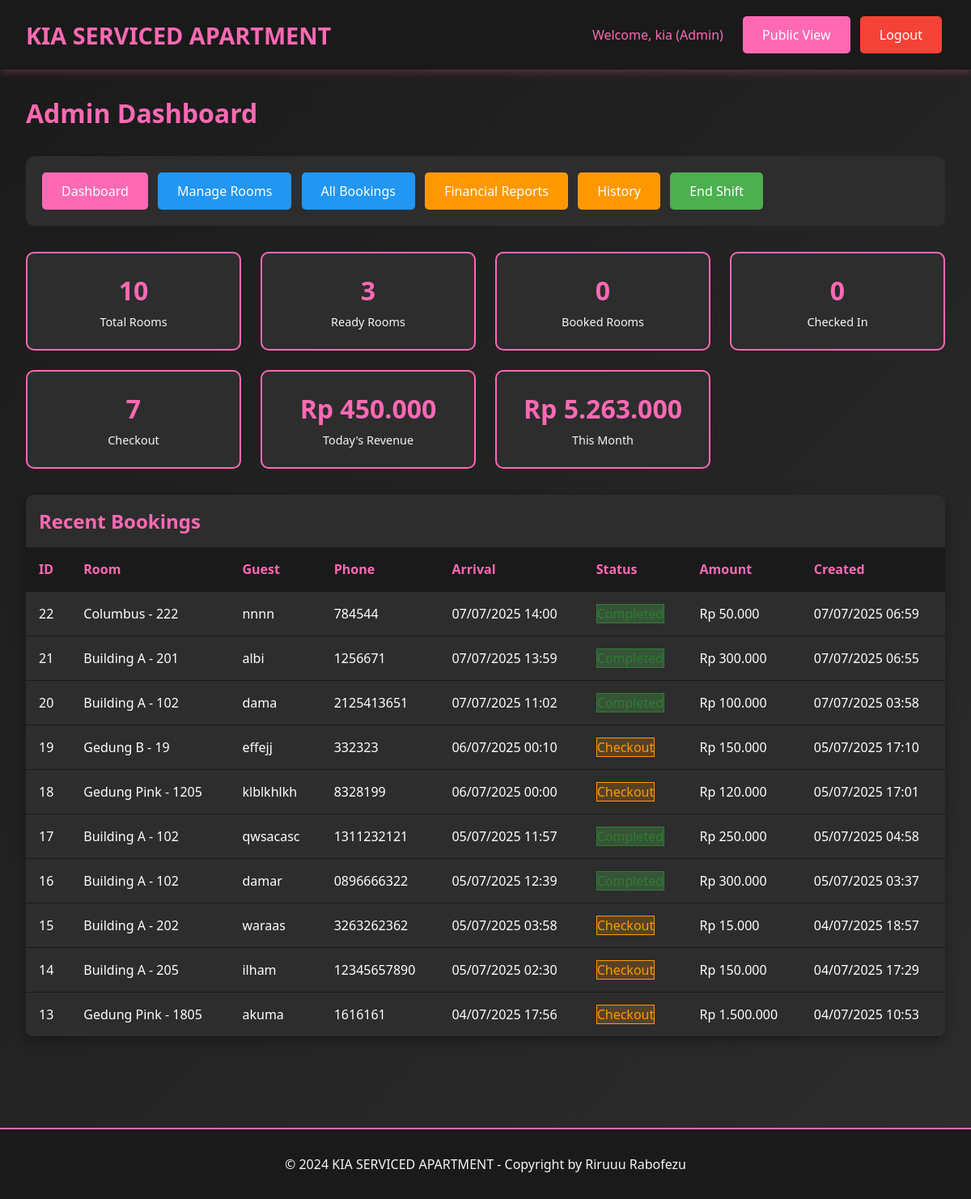
Page /admin/dashboard.php (signed in) on the earlier database version.
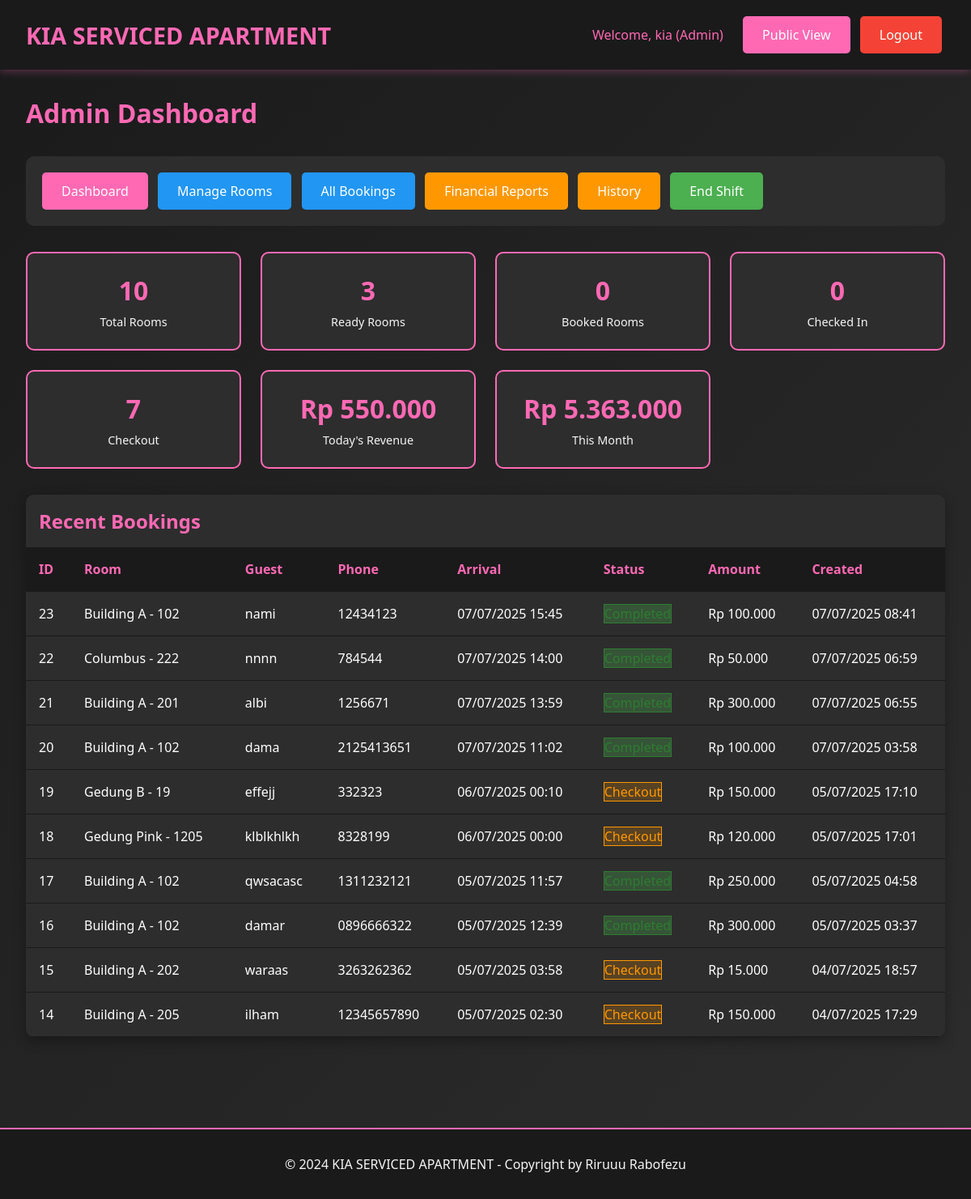
Same page on the later database version.
### tables this page shows
CREATE TABLE `bookings` (
  `id` int(11) NOT NULL,
  `room_id` int(11) NOT NULL,
  `guest_name` varchar(100) NOT NULL,
  `arrival_time` datetime NOT NULL,
  `phone_number` varchar(20) NOT NULL,
  `duration_type` enum('transit','fullday') NOT NULL,
  `duration_hours` int(11) NOT NULL,
  `price_amount` decimal(10,2) NOT NULL,
  `payment_method` varchar(50) NOT NULL,
  `deposit_type` enum('cash','id_card','no_deposit') NOT NULL,
  `deposit_amount` decimal(10,2) DEFAULT '0.00',
  `notes` text,
  `status` enum('booked','checkin','checkout','cancelled','no_show','completed') DEFAULT 'booked',
  `checkin_time` datetime DEFAULT NULL,
  `checkout_time` datetime DEFAULT NULL,
  `extra_time_hours` int(11) DEFAULT '0',
  `extra_time_amount` decimal(10,2) DEFAULT '0.00',
  `refund_amount` decimal(10,2) DEFAULT '0.00',
  `refund_method` varchar(50) DEFAULT NULL,
  `created_by` int(11) NOT NULL,
  `created_at` timestamp NOT NULL DEFAULT CURRENT_TIMESTAMP,
  `updated_at` timestamp NOT NULL DEFAULT CURRENT_TIMESTAMP ON UPDATE CURRENT_TIMESTAMP
);

CREATE TABLE `rooms` (
  `id` int(11) NOT NULL,
  `location` varchar(100) NOT NULL,
  `floor_number` int(11) NOT NULL,
  `room_number` varchar(20) NOT NULL,
  `room_type` varchar(50) NOT NULL,
  `wifi_name` varchar(100) DEFAULT NULL,
  `wifi_password` varchar(100) DEFAULT NULL,
  `status` enum('ready','booked','checkin','checkout') DEFAULT 'ready',
  `created_at` timestamp NOT NULL DEFAULT CURRENT_TIMESTAMP,
  `updated_at` timestamp NOT NULL DEFAULT CURRENT_TIMESTAMP ON UPDATE CURRENT_TIMESTAMP
);

### includes/config.php (called while the page is built, shortened)
<?php
function formatCurrency($amount) {
    return 'Rp ' . number_format($amount, 0, ',', '.');
}
function formatDateTime($datetime) {
    return date('d/m/Y H:i', strtotime($datetime));
}
?>

### admin/dashboard.php (the view, shortened to what the changed rows need)
<?php
require_once '../includes/config.php';
$stats = [];
$stmt = $pdo->query("SELECT COUNT(*) as total FROM rooms");
$stats['total_rooms'] = $stmt->fetch()['total'];
$stmt = $pdo->prepare("SELECT SUM(amount) as total FROM transactions WHERE DATE(transaction_date) = CURDATE() AND amount > 0");
$stmt->execute();
$stats['today_revenue'] = $stmt->fetch()['total'] ?? 0;
$stmt = $pdo->prepare("SELECT SUM(amount) as total FROM transactions WHERE MONTH(transaction_date) = MONTH(CURDATE()) AND YEAR(transaction_date) = YEAR(CURDATE()) AND amount > 0");
$stmt->execute();
$stats['month_revenue'] = $stmt->fetch()['total'] ?? 0;
$stmt = $pdo->prepare("SELECT b.*, r.room_number, r.location FROM bookings b
                      JOIN rooms r ON b.room_id = r.id
                      ORDER BY b.created_at DESC LIMIT 10");
$stmt->execute();
$recent_bookings = $stmt->fetchAll();
?>
<!DOCTYPE html>
<html lang="id">
<head>
    <link rel="stylesheet" href="../assets/css/style.css">
</head>
<body>
    <div class="container">
        <h1 style="color: var(--primary-pink); margin-bottom: 2rem;">Admin Dashboard</h1>
        <div class="dashboard-grid">
            <div class="stat-card">
                <div class="stat-number"><?php echo formatCurrency($stats['today_revenue']); ?></div>
                <div class="stat-label">Today's Revenue</div>
            </div>
            <div class="stat-card">
                <div class="stat-number"><?php echo formatCurrency($stats['month_revenue']); ?></div>
                <div class="stat-label">This Month</div>
            </div>
        </div>
        <div class="table-container">
            <h2 style="color: var(--primary-pink); margin: 1rem;">Recent Bookings</h2>
            <table class="table">
                <thead>
                    <tr>
                        <th>ID</th>
                        <th>Room</th>
                        <th>Guest</th>
                        <th>Phone</th>
                        <th>Arrival</th>
                        <th>Status</th>
                        <th>Amount</th>
                        <th>Created</th>
                    </tr>
                </thead>
                <tbody>
                    <?php foreach ($recent_bookings as $booking): ?>
                    <tr>
                        <td><?php echo $booking['id']; ?></td>
                        <td><?php echo htmlspecialchars($booking['location'] . ' - ' . $booking['room_number']); ?></td>
                        <td><?php echo htmlspecialchars($booking['guest_name']); ?></td>
                        <td><?php echo htmlspecialchars($booking['phone_number']); ?></td>
                        <td><?php echo formatDateTime($booking['arrival_time']); ?></td>
                        <td>
                            <span class="status-<?php echo $booking['status']; ?>">
                                <?php echo ucfirst($booking['status']); ?>
                            </span>
                        </td>
                        <td><?php echo formatCurrency($booking['price_amount']); ?></td>
                        <td><?php echo formatDateTime($booking['created_at']); ?></td>
                    </tr>
                    <?php endforeach; ?>
                </tbody>
            </table>
        </div>
    </div>
</body>
</html>

Differences in the rows shown:
no longer on this page (row unchanged): bookings: id "13", room.room_number "Gedung Pink - 1805", guest_name "akuma", phone_number "1616161", arrival_time "04/07/2025 17:56", status "Checkout", price_amount "Rp 1.500.000", created_at "04/07/2025 10:53"
added bookings: id "23", room.room_number "Building A - 102", guest_name "nami", phone_number "12434123", arrival_time "07/07/2025 15:45", status "Completed", price_amount "Rp 100.000", created_at "07/07/2025 08:41"
Other differences:
formatCurrency($stats['today_revenue']): "Rp 450.000" → "Rp 550.000"
formatCurrency($stats['month_revenue']): "Rp 5.263.000" → "Rp 5.363.000"
